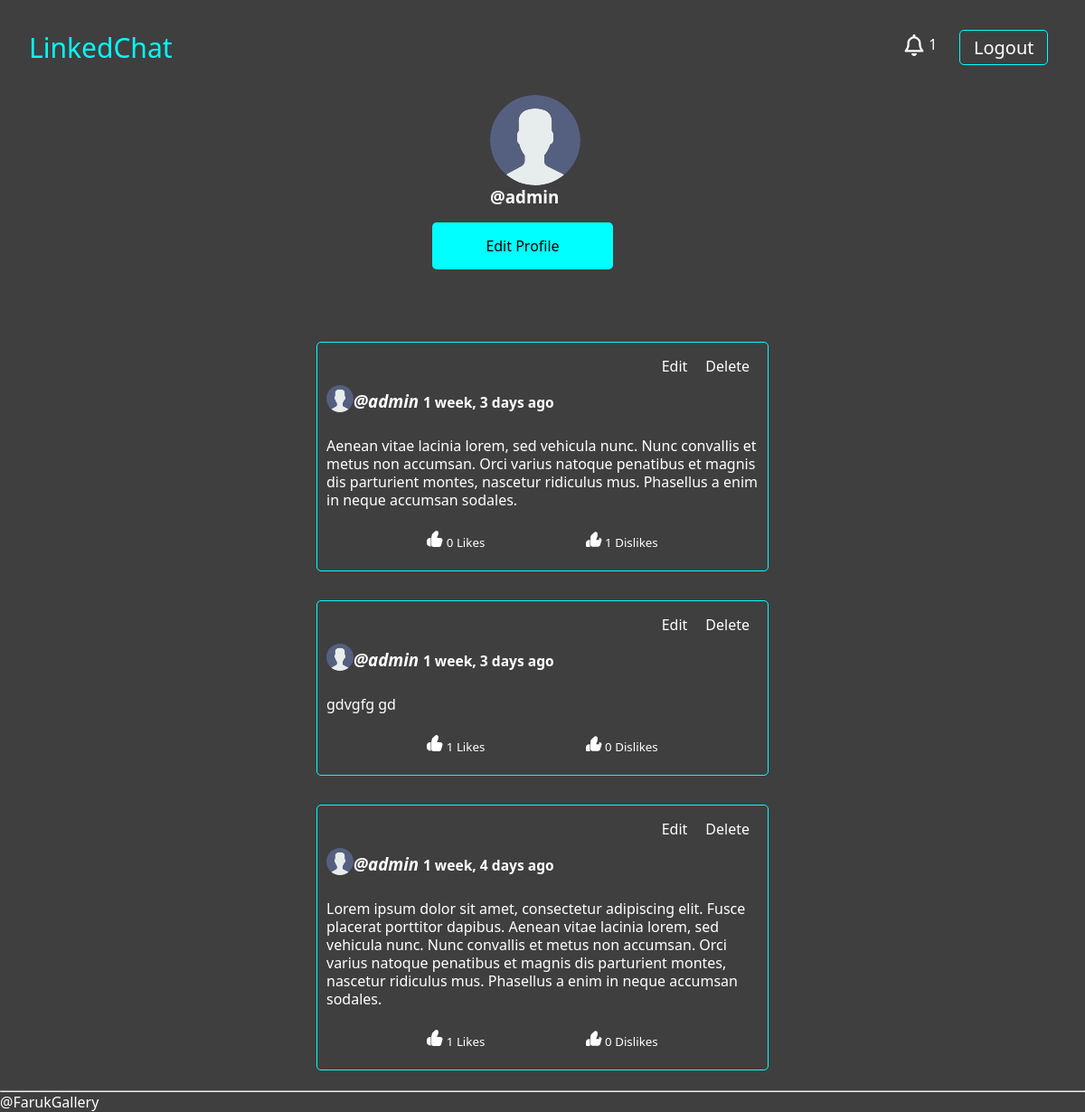
Before: /profile/1/ (signed in) with the older database file.
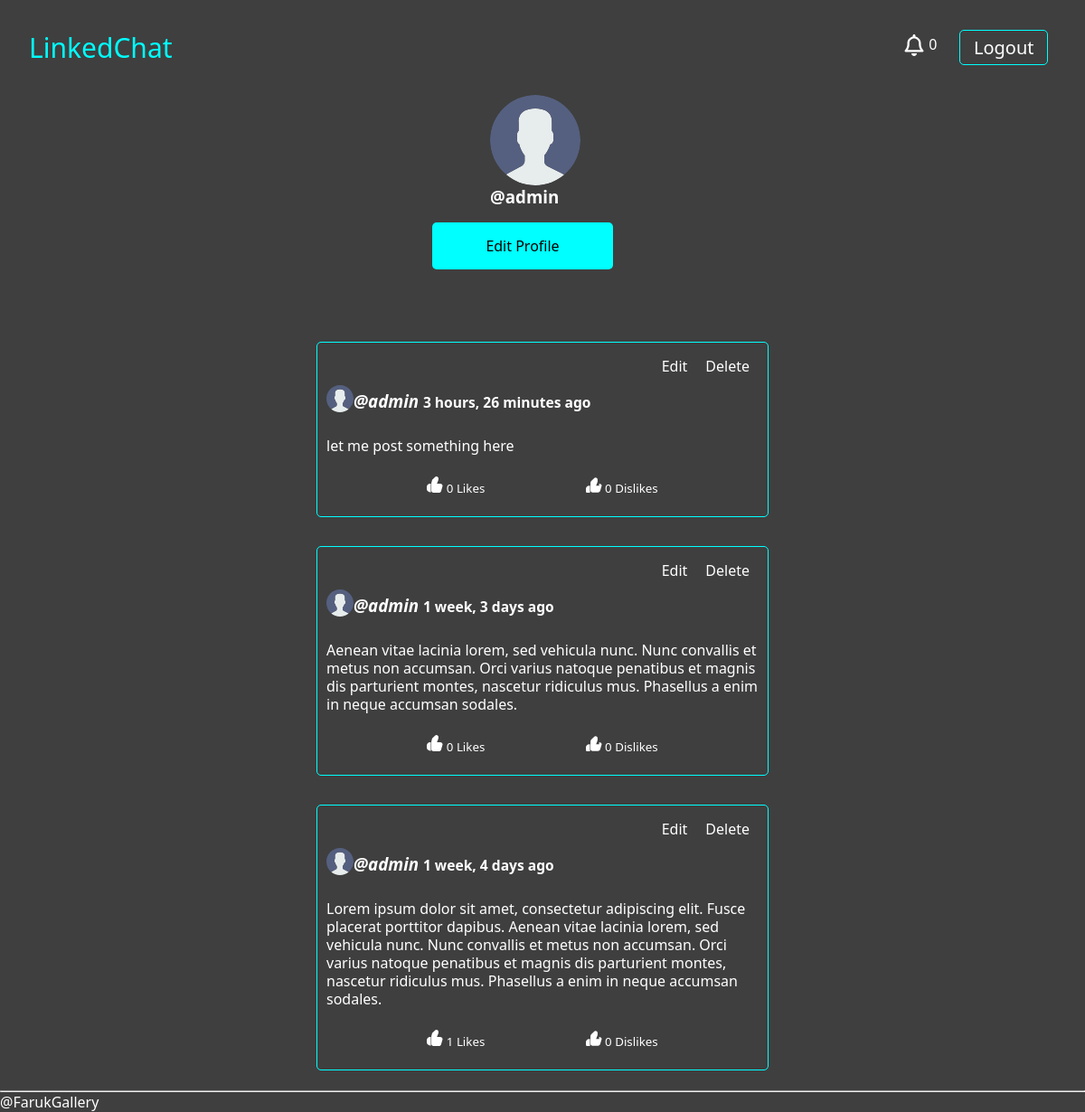
After: the same page with the newer database file.
### base/models.py (models this page shows)
class Post(models.Model):
  body = models.TextField()
  author = models.ForeignKey(User, on_delete=models.CASCADE)
  created = models.DateTimeField(default=timezone.now)
  likes = models.ManyToManyField(User, related_name='likes', blank=True)
  dislikes = models.ManyToManyField(User, related_name='dislikes', blank=True)
  class Meta:
    ordering = ['-created']
  def __str__(self):
    return self.body

class UserProfile(models.Model):
  user = models.OneToOneField(User, verbose_name='user', related_name='profile', on_delete=models.CASCADE)
  name = models.CharField(max_length=100, null=True, blank=True)
  location = models.CharField(max_length=50, null=True, blank=True)
  birth_date = models.DateField(default=timezone.now, null=True, blank=True)
  bio = models.TextField(max_length=200, null=True, blank=True)
  picture = models.ImageField(default='avatar.svg', null=True)
  followers = models.ManyToManyField(User, related_name='followers', blank=True)

### base/views.py (the view)
# urls.py: path('profile/<str:pk>/', Profile.as_view(), name='profile'),
class Profile(View):
   def get(self, request, pk, *args, **kwargs):
      profile = UserProfile.objects.get(pk=pk)
      user = profile.user
      posts = Post.objects.filter(author=user)
      followers = profile.followers.all()
      number_of_followers = len(followers)
      is_following = False
      for follower in followers:
         if followers == request.user:
            is_following = True
         is_following = True
      context = {
         'profile': profile,
         'user': user,
         'posts': posts,
         'followers': followers,
         'number_of_followers': number_of_followers,
         'is_following': is_following
      }
      return render(request, 'base/profile.html', context)

### base/templatetags/custom_tags.py (called while the page is built)
@register.inclusion_tag('base/show_notifications.html', takes_context=True)
def show_notifications(context):
  request_user = context['request'].user
  notifications = Notification.objects.filter(to_user=request_user).exclude(user_has_seen=True).order_by('-date')
  return {'notifications': notifications}

### base/templates/base/profile.html (shortened to what this page needs)
{% extends 'main.html' %}
{% block content %}
<div class="profile-container">
  <div class="profile-control">
    <div class="profile-info">
      <a href="#"><img class="profile-picture" src="{{ profile.picture.url }}" alt="profile picture"></a>
      <h3>@{{ profile.user.username }}</h3>
    </div>
    {% if request.user == profile.user %}
    <a class="profile-edit" href="{% url 'profile-edit' profile.pk %}">Edit Profile</a>
    {% endif %}
    <div class="profile-container">
      <div class="profile-user-posts">
       {% include 'base/posts_component.html' %}
      </div>
    </div>
  </div>
</div>
{% endblock content %}

### base/templates/base/posts_component.html (shortened to what this page needs)
{% load widget_tweaks %}
{% load static %}
{% for post in posts %}
<div class="posts-container">
    <div class="update-delete-btn">
      <a href="{% url 'edit-post' post.id %}">Edit</a>
      <a href="{% url 'delete-post' post.id %}">Delete</a>
    </div>
    <div class="post-user-info">
      <a href="{{post.author.profile.picture.url}}"><img src="{{post.author.profile.picture.url}}" class="rounded-circle post-img" height="30" width="30"></a>
      <a href="{% url 'profile' post.author.id %}">
        <h3>{{ post.author.name }} <i>@{{ post.author.username }}</i>
          <small>
          {{ post.created|timesince}} ago
        </small>
      </h3>
      </a>
    </div>
    <br>
    <p><a class="post-content" href="{% url 'post-detail' post.id %}">{{ post }}</a></p>
    <div class="post-engagement-icons">
      <form action="{% url 'like' post.id %}" method="POST">
       <button style="background-color: transparent; border: none;">
        <img src="{% static 'images/like.svg' %}" alt="">
        <span style="color: #fff;"><span>{{ post.likes.all.count }}</span> Likes</span>
      </button>
      </form>
      <form action="{% url 'dislike' post.id %}" method="POST">
        <button style="background-color: transparent; border: none;">
          <img src="{% static 'images/dislike.svg' %}" alt="">
          <span style="color: #fff;"><span>{{ post.dislikes.all.count }}</span> Dislikes</span>
        </button>
      </form>
    </div>
</div>
{% endfor %}

Changed rows visible on the page:
removed Post: author.profile.picture (placeholder picture), author.username "admin", created "1 week, 3 days", body "gdvgfg gd", likes.all.count "1", dislikes.all.count "0"
added Post: author.profile.picture (placeholder picture), author.username "admin", created "3 hours, 26 minutes", body "let me post something here", likes.all.count "0", dislikes.all.count "0"
computed for Post "1 week, 3 days": dislikes.all.count "1" → "0"
Other visible differences:
{{ notifications.count }}: "1" → "0"
